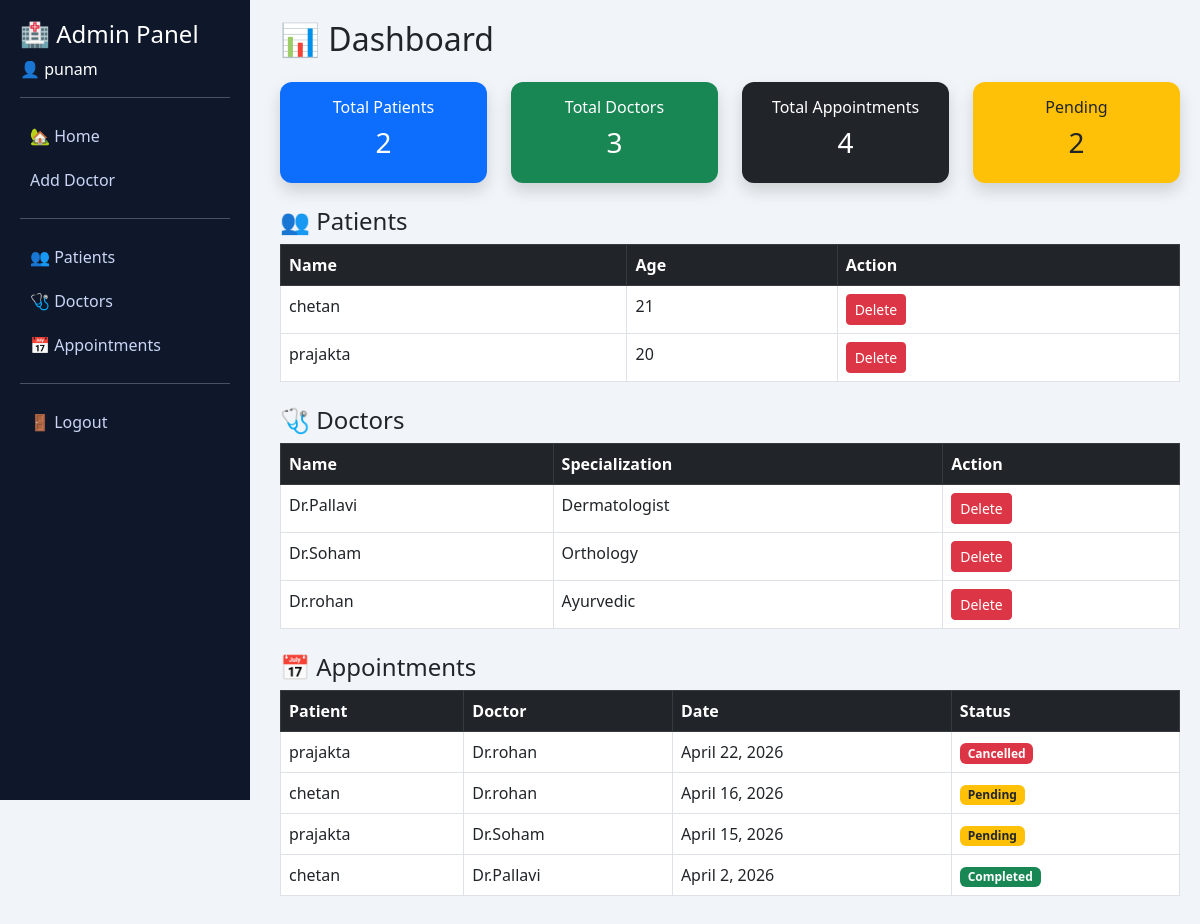
/admin-dashboard/ (signed in), run on the app's committed database.
### hospital/models.py (models this page shows, shortened)
class Patient(models.Model):
    user = models.OneToOneField(User, on_delete=models.CASCADE)
    age = models.PositiveIntegerField(
        validators=[MinValueValidator(1)]
    )

class Doctor(models.Model):
    user = models.OneToOneField(User, on_delete=models.CASCADE)
    specialization = models.CharField(max_length=100)
    image = models.ImageField(
        upload_to='doctors/',
        null=True,
        blank=True,
        default='doctors/default.png'
    )

class Appointment(models.Model):
    STATUS_CHOICES = [
        ('Pending', 'Pending'),
        ('Completed', 'Completed'),
        ('Cancelled', 'Cancelled'),
    ]
    patient = models.ForeignKey(Patient, on_delete=models.CASCADE)
    doctor = models.ForeignKey(Doctor, on_delete=models.CASCADE)
    date = models.DateField()
    time = models.TimeField()
    department = models.CharField(max_length=100)
    token_number = models.PositiveIntegerField()
    status = models.CharField(
        max_length=20,
        choices=STATUS_CHOICES,
        default='Pending'
    )
    created_at = models.DateTimeField(auto_now_add=True)
    updated_at = models.DateTimeField(auto_now=True)
    class Meta:
        ordering = ['-date', '-time']
        unique_together = ['doctor', 'date', 'time']
        indexes = [
            models.Index(fields=['date']),
            models.Index(fields=['doctor']),
        ]

### hospital/views.py (the view)
# urls.py: path('admin-dashboard/', views.admin_dashboard, name='admin_dashboard'),
@staff_member_required(login_url='login')
def admin_dashboard(request):
    patients = Patient.objects.all().order_by('-id')
    doctors = Doctor.objects.all().order_by('-id')
    appointments = Appointment.objects.all().order_by('-date')
    context = {
        'patients': patients,
        'doctors': doctors,
        'appointments': appointments,
        'total_patients': patients.count(),
        'total_doctors': doctors.count(),
        'total_appointments': appointments.count(),
        'pending': appointments.filter(status="Pending").count(),
    }
    return render(request, 'admin_dashboard.html', context)

### hospital/templates/admin_dashboard.html (shortened to what this page needs)
<!DOCTYPE html>
<html>
<head>
    <link href="https://cdn.jsdelivr.net/npm/bootstrap@5.3.0/dist/css/bootstrap.min.css" rel="stylesheet">
</head>
<body>
<div class="sidebar">
    <h4>🏥 Admin Panel</h4>
    <p>👤 {{ user.username }}</p>
    <hr>
    <a href="{% url 'index' %}">🏡 Home</a>
    <a href="{% url 'add_doctor' %}"> Add Doctor</a>
    <hr>
    <a href="#patients">👥 Patients</a>
    <a href="#doctors">🩺 Doctors</a>
    <a href="#appointments">📅 Appointments</a>
    <hr>
    <a href="{% url 'logout' %}">🚪 Logout</a>
</div>
<div class="content">
    <h2 class="mb-4">📊 Dashboard</h2>
    <div class="row mb-4">
        <div class="col-md-3">
            <div class="card shadow p-3 text-center bg-primary text-white">
                <h6>Total Patients</h6>
                <h3>{{ total_patients }}</h3>
            </div>
        </div>
        <div class="col-md-3">
            <div class="card shadow p-3 text-center bg-success text-white">
                <h6>Total Doctors</h6>
                <h3>{{ total_doctors }}</h3>
            </div>
        </div>
        <div class="col-md-3">
            <div class="card shadow p-3 text-center bg-dark text-white">
                <h6>Total Appointments</h6>
                <h3>{{ total_appointments }}</h3>
            </div>
        </div>
        <div class="col-md-3">
            <div class="card shadow p-3 text-center bg-warning">
                <h6>Pending</h6>
                <h3>{{ pending }}</h3>
            </div>
        </div>
    </div>
    <h4 id="patients">👥 Patients</h4>
    <table class="table table-bordered table-hover">
        <thead class="table-dark">
            <tr>
                <th>Name</th>
                <th>Age</th>
                <th>Action</th>
            </tr>
        </thead>
        <tbody>
        {% for p in patients %}
        <tr>
            <td>{{ p.user.username }}</td>
            <td>{{ p.age }}</td>
            <td>
                <a href="{% url 'delete_patient' p.id %}"
                   class="btn btn-danger btn-sm"
                   onclick="return confirm('Delete this patient?')">
                   Delete
                </a>
            </td>
        </tr>
        {% empty %}
        <tr>
            <td colspan="3" class="text-center">No Patients Found</td>
        </tr>
        {% endfor %}
        </tbody>
    </table>
    <h4 id="doctors" class="mt-4">🩺 Doctors</h4>
    <table class="table table-bordered table-hover">
        <thead class="table-dark">
            <tr>
                <th>Name</th>
                <th>Specialization</th>
                <th>Action</th>
            </tr>
        </thead>
        <tbody>
        {% for d in doctors %}
        <tr>
            <td>{{ d.user.username }}</td>
            <td>{{ d.specialization }}</td>
            <td>
                <a href="{% url 'delete_doctor' d.id %}"
                   class="btn btn-danger btn-sm"
                   onclick="return confirm('Delete this doctor?')">
                   Delete
                </a>
            </td>
        </tr>
        {% empty %}
        <tr>
            <td colspan="3" class="text-center">No Doctors Found</td>
        </tr>
        {% endfor %}
        </tbody>
    </table>
    <h4 id="appointments" class="mt-4">📅 Appointments</h4>
    <table class="table table-bordered table-hover">
        <thead class="table-dark">
            <tr>
                <th>Patient</th>
                <th>Doctor</th>
                <th>Date</th>
                <th>Status</th>
            </tr>
        </thead>
        <tbody>
        {% for a in appointments %}
        <tr>
            <td>{{ a.patient.user.username }}</td>
            <td>{{ a.doctor.user.username }}</td>
            <td>{{ a.date }}</td>
            <td>
                {% if a.status == "Pending" %}
                    <span class="badge bg-warning text-dark">Pending</span>
                {% elif a.status == "Completed" %}
                    <span class="badge bg-success">Completed</span>
                {% else %}
                    <span class="badge bg-danger">Cancelled</span>
                {% endif %}
            </td>
        </tr>
        {% empty %}
        <tr>
            <td colspan="4" class="text-center">No Appointments Found</td>
        </tr>
        {% endfor %}
        </tbody>
    </table>
</div>
</body>
</html>

### hospital/templates/admin_dashboard.html (style rules this page uses)
body { display: flex; background: #f1f5f9; }
.sidebar { width: 250px; height: 100vh; background: #0f172a; color: white; padding: 20px; position: fixed; }
.sidebar a { color: #cbd5f5; display: block; padding: 10px; text-decoration: none; border-radius: 6px; }
.content { margin-left: 260px; padding: 20px; width: 100%; }
.card { border: none; border-radius: 12px; }
.table { background: white; }

### data on the page
Patient: user.username "chetan", age "21"
Patient: user.username "prajakta", age "20"
Doctor: user.username "Dr.Pallavi", specialization "Dermatologist"
Doctor: user.username "Dr.Soham", specialization "Orthology"
Doctor: user.username "Dr.rohan", specialization "Ayurvedic"
Appointment: patient.user.username "prajakta", doctor.user.username "Dr.rohan", date "April 22, 2026", status "Cancelled"
Appointment: patient.user.username "chetan", doctor.user.username "Dr.rohan", date "April 16, 2026", status "Pending"
Appointment: patient.user.username "prajakta", doctor.user.username "Dr.Soham", date "April 15, 2026", status "Pending"
Appointment: patient.user.username "chetan", doctor.user.username "Dr.Pallavi", date "April 2, 2026", status "Completed"

### other printed values
{{ user.username }} "punam"
{{ total_patients }} "2"
{{ total_doctors }} "3"
{{ total_appointments }} "4"
{{ pending }} "2"
